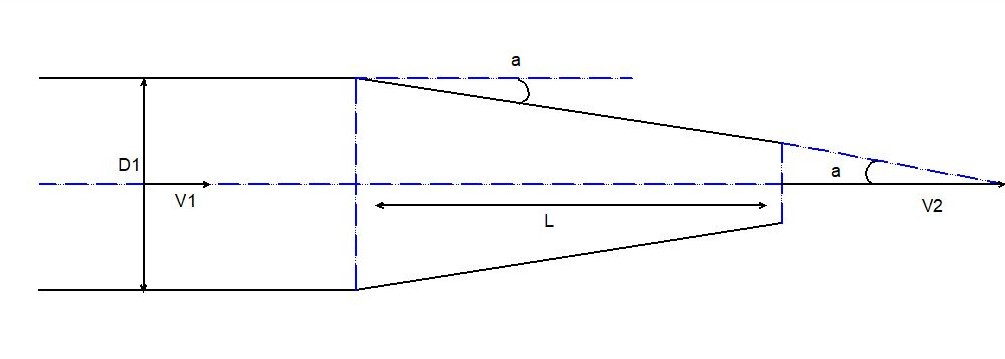
#> input picture projet_venturi/images/venturi.jpg, 1005 x 359 px
$ python application.py
#> lines starting #> are read from the running program, lines starting #| are printed output that depends on the picture
### projet_venturi/ecrire_dans_image.py
# Importing the PIL library
from PIL import Image
from PIL import ImageDraw
from PIL import ImageFont

def ecrire_image(valeur_a_insert,
                 size_text,
                 position_text,
                 chemin_image = './images/venturi',
                 chemin_ttf = './images/arial_bold.ttf',
                 text_coleur = 'black',
                 extension_image = '.jpg'):
    try:
        # Ouvrir l'image
        image = Image.open(chemin_image + extension_image)
        # Appeler la méthode draw pour ajouter du texte dans une image
        I1 = ImageDraw.Draw(image)
        # Personnalisation du style et de la taille de la police
        font = ImageFont.truetype(chemin_ttf, int(size_text))
        # Ajouter du texte à l'image
        I1.text(tuple(position_text), valeur_a_insert, font=font, fill =text_coleur)
        # Sauvegarder l'image éditée
        image.save(chemin_image + extension_image)

    except Exception as e:

        return f"le système a rencontre l'erreur suivante : {e}"

### projet_venturi/calcul_de_longueur.py
"""
Created on Sat Oct 15 13:15:20 2022

@author: Inas ABDOU
"""

# imprtation des modules
from math import sqrt,tan

def calculer_longueur(diametre1,vitesse1,alpha,coefficient,rho=10**3):

    try:
        # calcul de la vitesse 2
        vitesse2 = coefficient*vitesse1
        # calcul du diametre 2
        diametre2 = sqrt(vitesse2/vitesse1)
        # calcul de la longueur
        longueur = -diametre1/2*(tan(alpha))*(diametre2/diametre1)-1
        # calcul de la variation de pression selon theoreme de Bernoulli
        var_pression = rho*((vitesse2**2)-(vitesse1**2))/2

        return {"vitesse2" : vitesse2,
                "diametre2" : diametre2,
                "longueur" : longueur,
                "var_pression" :var_pression}

    except Exception as e:

        return f"le système a rencontre l'erreur suivante : {e}"

### projet_venturi/application.py
# imprtation des modules
from calcul_de_longueur import calculer_longueur
from ecrire_dans_image import ecrire_image

# demander a l'utilisateur de renseigner le diametre1,la vitesse1,alpha en degre et le coefficient
D1=float(input("enter la valeur de diametre 1 : "))
#> the answer given: 1
V1=float(input("entrer la valeur de vitesse 1 : "))
#> the answer given: 1
a=float(input("entrer la valeur de alpha en degré : "))
#> the answer given: 3
k=float(input("entrer la valeur de coefficient : "))
#> the answer given: 3

# calcul de la longueur en fonction des diametres ,la vitesse et l'ongle alpha
L = calculer_longueur(diametre1 = D1, vitesse1 = V1, alpha = a, coefficient = k)

# affichage des résultats
print()
print(f'la vitesse2 est : {L["vitesse2"]} m/s')
print(f'le diametre2 est : {L["diametre2"]} m')
print(f'la longueur est : {L["longueur"]} m')
print(f'la variation de la pression est : {L["var_pression"]} Pa')

# Ecrire les information (D1, V1, L, V2 et a) dans une image
ecrire_a = ecrire_image(valeur_a_insert = f" = {a}", position_text=[525,53], size_text=14)
#> in ecrire_image, image is the input picture: PIL image 1005x359 RGB; mean R, G, B 249.4, 249.4, 250
ecrire_D1 = ecrire_image(valeur_a_insert = f" = {D1}", position_text=[148,156], size_text=16)
#> call 2 of ecrire_image, with valeur_a_insert = ' = 1.0', size_text = 16, chemin_image = './images/venturi', chemin_ttf = './images/arial_bold.ttf', text_coleur = 'black', extension_image = '.jpg'
#> in ecrire_image (call 2), `image.save(chemin_image + extension_image)`:
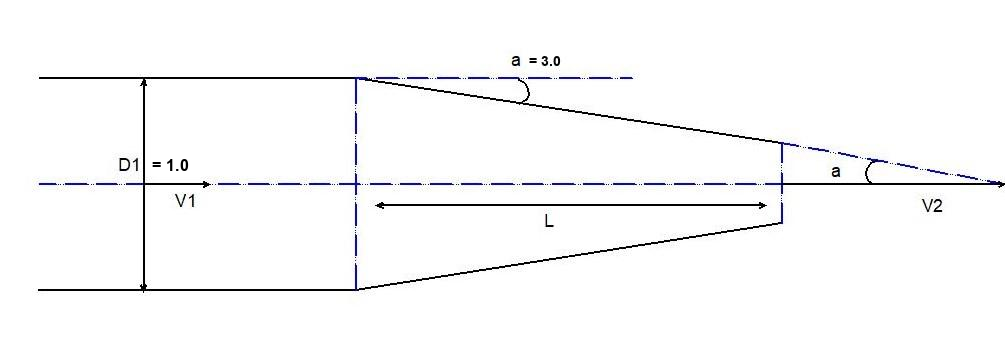
#> saved as venturi.jpg: PIL image 1005x359 RGB; mean R, G, B 249.1, 249.1, 249.5
ecrire_V1 = ecrire_image(valeur_a_insert = f" = {V1}", position_text=[194,191], size_text=16)
ecrire_L = ecrire_image(valeur_a_insert = f" = {round(L['longueur'],4)}", position_text=[552,212], size_text=16)
#> call 4 of ecrire_image, with valeur_a_insert = ' = -0.8766', size_text = 16, chemin_image = './images/venturi', chemin_ttf = './images/arial_bold.ttf', text_coleur = 'black', extension_image = '.jpg'
#> in ecrire_image (call 4), `image.save(chemin_image + extension_image)`:
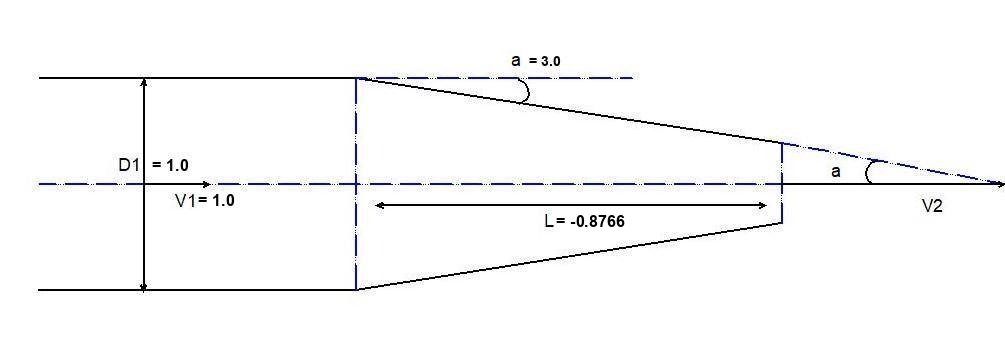
#> saved as venturi.jpg: PIL image 1005x359 RGB; mean R, G, B 248.7, 248.7, 248.9
ecrire_V2 = ecrire_image(valeur_a_insert = f" = {round(L['vitesse2'],4)}", position_text=[948,197], size_text=16)
